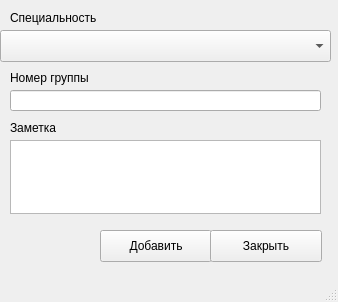
<?xml version="1.0" encoding="UTF-8"?>
<ui version="4.0">
 <class>MainWindow</class>
 <widget class="QMainWindow" name="MainWindow">
  <property name="geometry">
   <rect>
    <x>0</x>
    <y>0</y>
    <width>338</width>
    <height>302</height>
   </rect>
  </property>
  <property name="windowTitle">
   <string>Добавить группу</string>
  </property>
  <widget class="QWidget" name="centralwidget">
   <widget class="QLabel" name="label">
    <property name="geometry">
     <rect>
      <x>10</x>
      <y>70</y>
      <width>131</width>
      <height>16</height>
     </rect>
    </property>
    <property name="text">
     <string>Номер группы</string>
    </property>
   </widget>
   <widget class="QLineEdit" name="lineEdit">
    <property name="geometry">
     <rect>
      <x>10</x>
      <y>90</y>
      <width>311</width>
      <height>21</height>
     </rect>
    </property>
   </widget>
   <widget class="QPushButton" name="pushButton">
    <property name="geometry">
     <rect>
      <x>100</x>
      <y>230</y>
      <width>112</width>
      <height>32</height>
     </rect>
    </property>
    <property name="text">
     <string>Добавить</string>
    </property>
   </widget>
   <widget class="QPushButton" name="pushButton_2">
    <property name="geometry">
     <rect>
      <x>210</x>
      <y>230</y>
      <width>112</width>
      <height>32</height>
     </rect>
    </property>
    <property name="text">
     <string>Закрыть</string>
    </property>
   </widget>
   <widget class="QLabel" name="label_2">
    <property name="geometry">
     <rect>
      <x>10</x>
      <y>10</y>
      <width>131</width>
      <height>16</height>
     </rect>
    </property>
    <property name="text">
     <string>Специальность</string>
    </property>
   </widget>
   <widget class="QComboBox" name="comboBox">
    <property name="geometry">
     <rect>
      <x>0</x>
      <y>30</y>
      <width>331</width>
      <height>32</height>
     </rect>
    </property>
   </widget>
   <widget class="QLabel" name="label_3">
    <property name="geometry">
     <rect>
      <x>10</x>
      <y>120</y>
      <width>58</width>
      <height>16</height>
     </rect>
    </property>
    <property name="text">
     <string>Заметка</string>
    </property>
   </widget>
   <widget class="QTextEdit" name="textEdit">
    <property name="geometry">
     <rect>
      <x>10</x>
      <y>140</y>
      <width>311</width>
      <height>74</height>
     </rect>
    </property>
   </widget>
  </widget>
  <widget class="QStatusBar" name="statusbar"/>
 </widget>
 <resources/>
 <connections/>
</ui>
